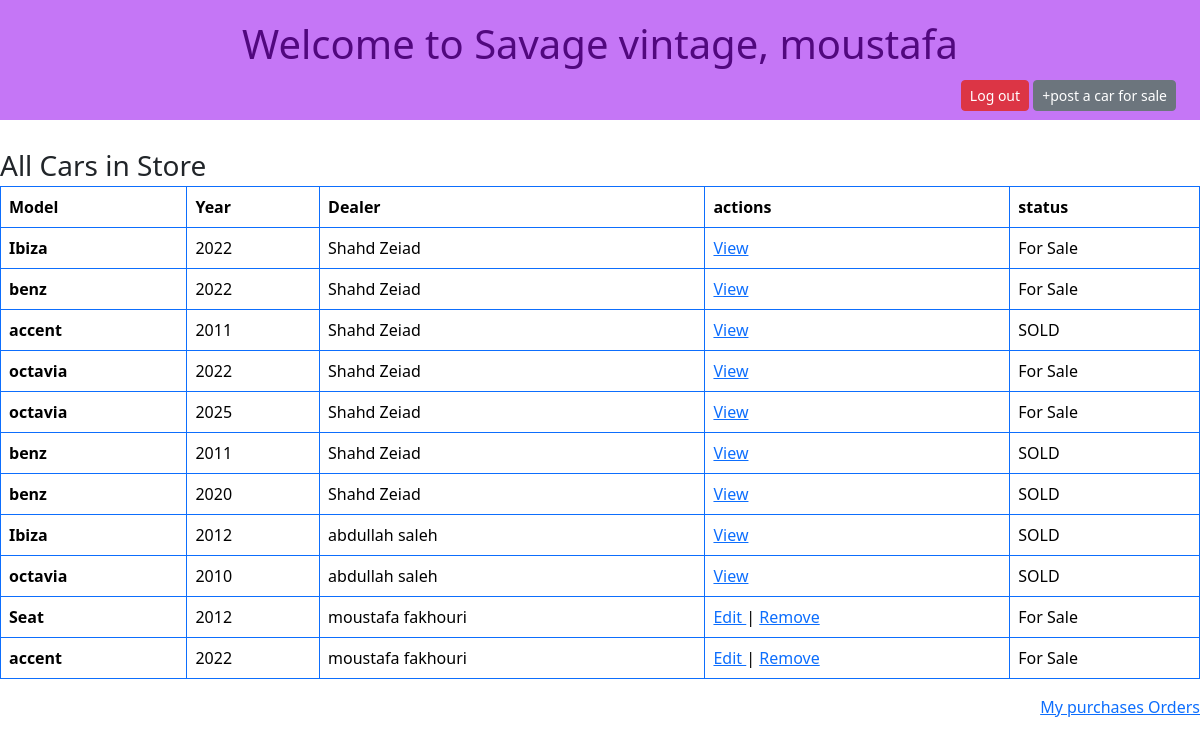
Page /success (signed in) on the committed database.
### Sav_Vintage_app/models.py (models this page shows)
class User(models.Model):
    first_name=models.CharField(max_length=45)
    last_name=models.CharField(max_length=45)
    email=models.TextField(unique=True)
    password=models.CharField(max_length=45)
    created_at=models.DateField(auto_now=True)
    updated_at=models.DateField(auto_now=True)
    objects=userManager()

class Cars(models.Model):
    model=models.CharField(max_length=45)
    maker=models.CharField(max_length=45)
    year=models.PositiveBigIntegerField(null=False)
    price=models.PositiveIntegerField()
    desc=models.TextField()
    seller=models.ForeignKey(User,related_name="cars",on_delete=models.CASCADE)
    created_at=models.DateField(auto_now=True)
    updated_at=models.DateField(auto_now=True)
    is_available=models.BooleanField(default=True)
    objects=carsManager()

### Sav_Vintage_app/views.py (the view)
# urls.py: path('success',views.success,name='success'),
def success(request):
    if 'userid' not in request.session:
        return redirect('login')
    userid = int(request.session.get('userid'))  # Ensure it's an integer
    user = User.objects.get(id=userid)  # Now define user first
    seller_cars = Cars.objects.filter(seller=user)  # Get all cars listed by the logged-in user
    all_cars = Cars.objects.all()  # Get all cars for displaying
    context = {
        'username': user.first_name,
        'userid': userid,
        'cars': all_cars,  # Pass all cars for display
        'seller_cars': seller_cars  # Pass only the logged-in user's cars
    }
    return render(request, "index.html", context)

### Sav_Vintage_app/templates/index.html (shortened to what this page needs)
<!DOCTYPE html>
<html lang="en">
<head>
    <link href="https://cdn.jsdelivr.net/npm/bootstrap@5.3.3/dist/css/bootstrap.min.css" rel="stylesheet">
</head>
<body>
    <div class="header">
        <h1>Welcome to Savage vintage, {{username}}</h1>
        <h6 class="logout">
          <a href="{% url 'logout' %}" class="btn btn-danger btn-sm">Log out</a>
          <a href="/addCar" class="btn btn-secondary btn-sm style="float: right;">+post a car for sale</a>
      </h6>
      </div>
      <br>
    <h3 class="modal-title">All Cars in Store </h3>
    <table class="table table-bordered border-primary">
        <thead>
          <tr>
            <th scope="col">Model</th>
            <th scope="col">Year</th>
            <th scope="col">Dealer</th>
            <th scope="col">actions</th>
            <th scope="col">status</th>
          </tr>
        </thead>
        <tbody>
          {% for car in cars %}
          <tr>
              <th scope="row"> {{ car.model }} </th>
              <td> {{ car.year }} </td>
              <td> {{ car.seller.first_name }} {{ car.seller.last_name }} </td>
              {% if car.seller.id == userid %}
        <td>
            <a href="{% url 'update' car.id %}"> Edit </a> |
            <a href="{% url 'delete' car.id %}"> Remove </a>
        </td>
        {% else %}
        <td><a href="{% url 'details' car.id %}"> View </a></td>
        {% endif %}
        <td>
                  {% if car.is_available %}
                      For Sale
                  {% else %}
                      SOLD
                  {% endif %}
              </td>
          </tr>
          {% endfor %}
      </tbody>
      </table>
      <a href="/viewOrders" style="float: right;">My purchases Orders</a>
</body>
</html>

### Sav_Vintage_app/templates/index.html (style rules this page uses)
.header { padding: 20px; height: 120px ; text-align: center; background: #C576F6; color: #51087E; font-size: 30px; }
body { width: 1200px; margin: auto; }
.logout { padding: 4px; float: right; }

### rows in the picture
User: first_name "moustafa"
Cars: model "Ibiza", year "2022", seller.first_name "Shahd", seller.last_name "Zeiad", shows "View", is_available "For Sale"
Cars: model "benz", year "2022", seller.first_name "Shahd", seller.last_name "Zeiad", shows "View", is_available "For Sale"
Cars: model "accent", year "2011", seller.first_name "Shahd", seller.last_name "Zeiad", shows "View", is_available "SOLD"
Cars: model "octavia", year "2022", seller.first_name "Shahd", seller.last_name "Zeiad", shows "View", is_available "For Sale"
Cars: model "octavia", year "2025", seller.first_name "Shahd", seller.last_name "Zeiad", shows "View", is_available "For Sale"
Cars: model "benz", year "2011", seller.first_name "Shahd", seller.last_name "Zeiad", shows "View", is_available "SOLD"
Cars: model "benz", year "2020", seller.first_name "Shahd", seller.last_name "Zeiad", shows "View", is_available "SOLD"
Cars: model "Ibiza", year "2012", seller.first_name "abdullah", seller.last_name "saleh", shows "View", is_available "SOLD"
Cars: model "octavia", year "2010", seller.first_name "abdullah", seller.last_name "saleh", shows "View", is_available "SOLD"
Cars: model "Seat", year "2012", seller.first_name "moustafa", seller.last_name "fakhouri", shows "Edit", is_available "For Sale"
Cars: model "accent", year "2022", seller.first_name "moustafa", seller.last_name "fakhouri", shows "Edit", is_available "For Sale"
